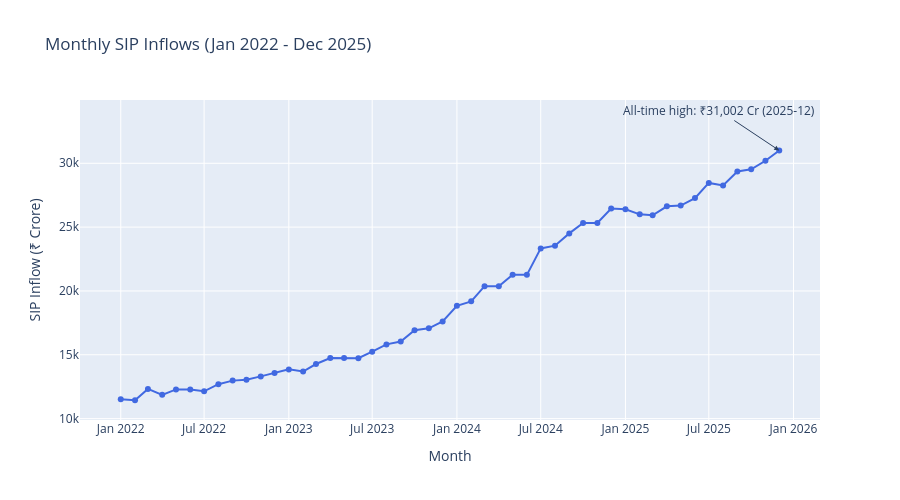

Notebook code for this chart:
### Code cell
# Chart 3: Monthly SIP inflow trend, Jan 2022 - Dec 2025, with all-time-high annotation
sip_inflows_sorted = sip_inflows.sort_values("month")
peak_row = sip_inflows_sorted.loc[sip_inflows_sorted["sip_inflow_crore"].idxmax()]

fig3 = go.Figure()
fig3.add_trace(go.Scatter(
    x=sip_inflows_sorted["month"], y=sip_inflows_sorted["sip_inflow_crore"],
    mode="lines+markers", line=dict(color="royalblue", width=2), name="SIP Inflow"
))

fig3.add_annotation(
    x=peak_row["month"], y=peak_row["sip_inflow_crore"],
    text=f"All-time high: ₹{peak_row['sip_inflow_crore']:,} Cr ({peak_row['month']})",
    showarrow=True, arrowhead=2, ax=-60, ay=-40
)

fig3.update_layout(title="Monthly SIP Inflows (Jan 2022 - Dec 2025)", xaxis_title="Month", yaxis_title="SIP Inflow (₹ Crore)", height=500)
fig3.write_image(f"{CHARTS_DIR}/03_sip_inflow_trend.png", width=1400, height=600)
fig3.show()

### Figure 1 — Plotly figure (JSON) as saved in the notebook; plotly's stock layout.template omitted (floating-point values rounded to 4 significant figures)
{"data": [{"line": {"color": "royalblue", "width": 2}, "mode": "lines+markers", "name": "SIP Inflow", "type": "scatter", "x": ["2022-01", "2022-02", "2022-03", "2022-04", "2022-05", "2022-06", "2022-07", "2022-08", "2022-09", "2022-10", "2022-11", "2022-12", "2023-01", "2023-02", "2023-03", "2023-04", "2023-05", "2023-06", "2023-07", "2023-08", "2023-09", "2023-10", "2023-11", "2023-12", "2024-01", "2024-02", "2024-03", "2024-04", "2024-05", "2024-06", "2024-07", "2024-08", "2024-09", "2024-10", "2024-11", "2024-12", "2025-01", "2025-02", "2025-03", "2025-04", "2025-05", "2025-06", "2025-07", "2025-08", "2025-09", "2025-10", "2025-11", "2025-12"], "y": [11517, 11438, 12328, 11863, 12286, 12276, 12140, 12694, 12976, 13040, 13306, 13573, 13856, 13687, 14276, 14749, 14749, 14734, 15245, 15814, 16042, 16928, 17073, 17610, 18838, 19187, 20371, 20371, 21262, 21262, 23332, 23547, 24509, 25323, 25320, 26459, 26400, 25999, 25926, 26632, 26688, 27274, 28464, 28265, 29361, 29529, 30200, 31002]}], "layout": {"annotations": [{"arrowhead": 2, "ax": -60, "ay": -40, "showarrow": true, "text": "All-time high: ₹31,002 Cr (2025-12)", "x": "2025-12", "y": 31002}], "height": 500, "title": {"text": "Monthly SIP Inflows (Jan 2022 - Dec 2025)"}, "xaxis": {"title": {"text": "Month"}}, "yaxis": {"title": {"text": "SIP Inflow (₹ Crore)"}}}}
